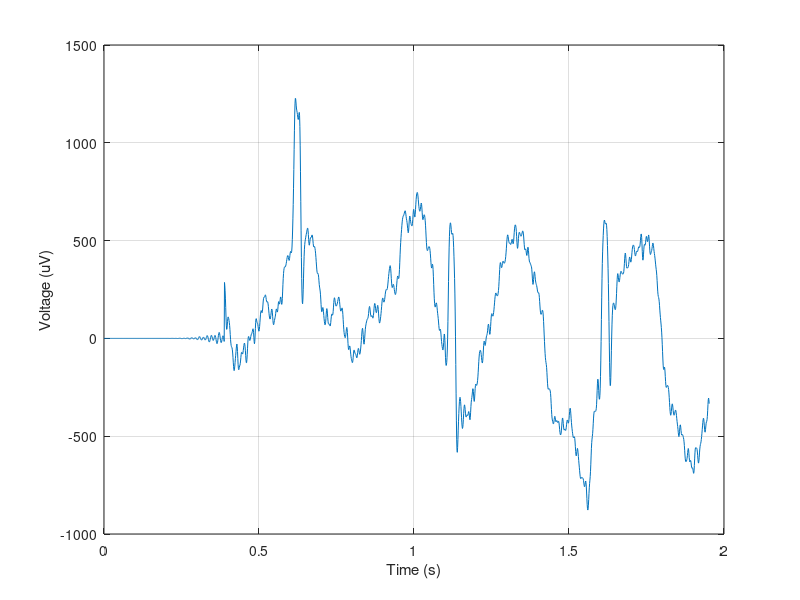
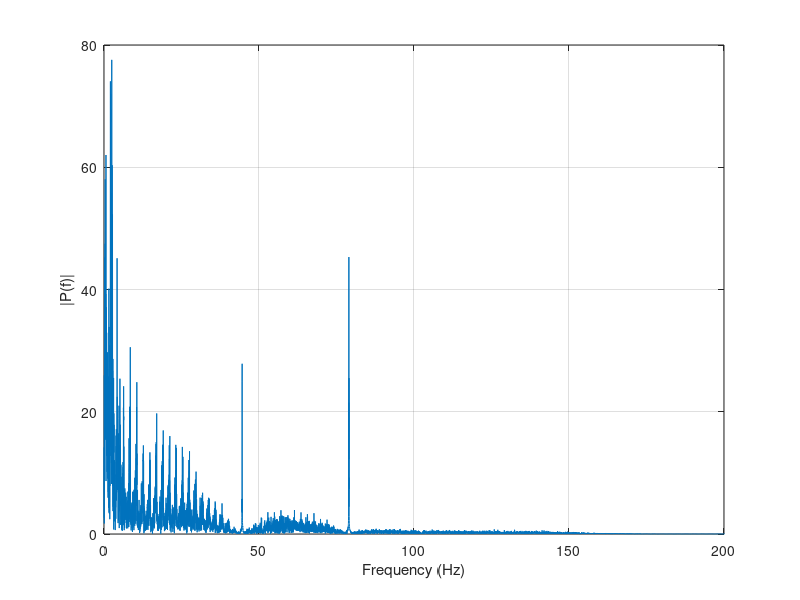
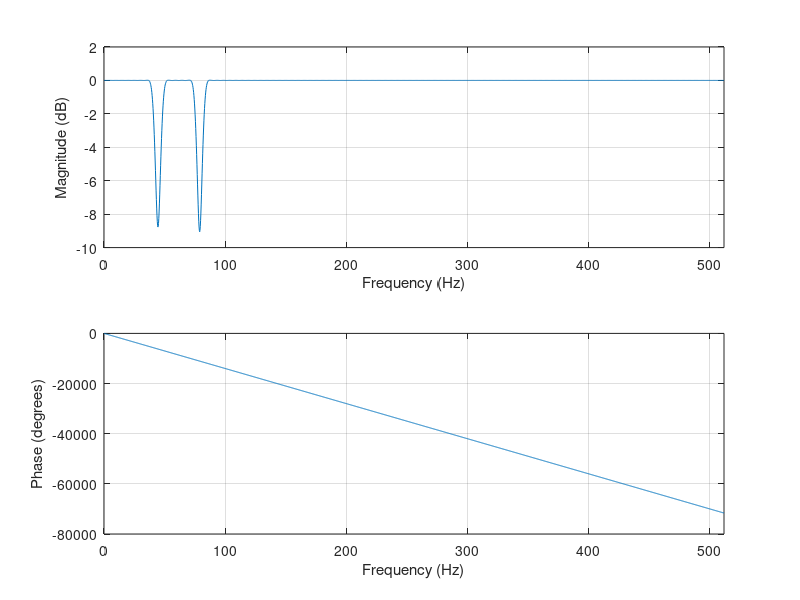

Reproduce these figures in MATLAB, in order.
% ENEL420 Assignemnt
% Tim Hadler, Emily Tideswell 
% 04/08/2020
% Design FIR filter using freq sampling method

clc, clear, close all;

data = load("enel420_grp_23.txt");

fs = 1024;  % Sampling frq, HZ
n = length(data);
t = linspace(0, n/fs, n);

%--------------------------------------------------------------------------
% Find coefficents for fir filter using fir2
f1 = 44.56; %Interference frequencies
f2 = 78.99;

N = 398; %No of coefficients
df =4; %BW

% Filter 1
a1 = [0, (f1-df)*2/fs, f1*2/fs,f1*2/fs, (f1+df)*2/fs, 1];
b1 = [1, 1, 0, 0, 1, 1];
% Filter 2
a2 = [0, (f2-df)*2/fs, f2*2/fs, f2*2/fs, (f2+df)*2/fs, 1];
b2 = b1;

h1 = fir2(N, a1, b1);
h2 = fir2(N, a2, b2);

%--------------------------------------------------------------------------
% Plot filter output in time domain
Filt_out = filter(h2, 1, (filter(h1,1,data)));
figure(1)
plot(t(1:2000), Filt_out(1:2000))
xlabel("Time (s)")
ylabel("Voltage (uV)")
grid on

%--------------------------------------------------------------------------
% Find and plot spectrum of filtered signal
spct = abs(fft(Filt_out));
p2 = spct/n;
p1 = p2(1:n/2+1);
p1(2:end-1) = 2*p1(2:end-1);

% Convert freq to Hz
f = fs*(0:n/2)/n;

figure(2)
plot(f, p1)
xlim([0,200])
xlabel("Frequency (Hz)")
ylabel("|P(f)|")
grid on

%--------------------------------------------------------------------------
% Plot freq response of filters
figure(3)
freqz(conv(h1, h2), 1, 512, fs)
% figure(4)
% freqz(h2, 1, 512, fs)